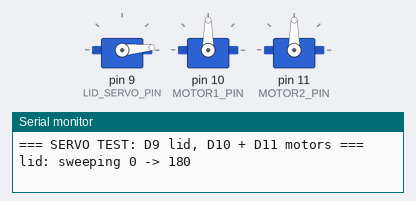
Bench run of a sketch on a simulated Arduino Uno, built with avr-gcc and run on an emulated ATmega328P. On the bench: 3 × servo, the last lines printed to the serial monitor.

Above: at 1.55 s.
At 2.15 s:
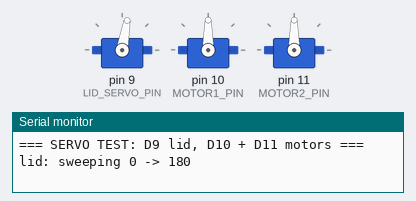
At 2.75 s:
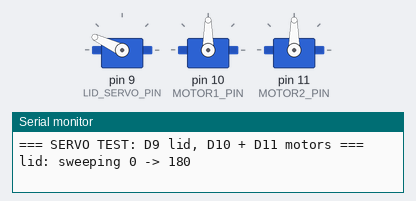
At 4.0 s:
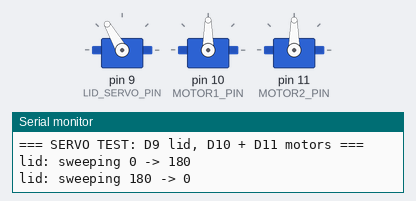
At 6.5 s:
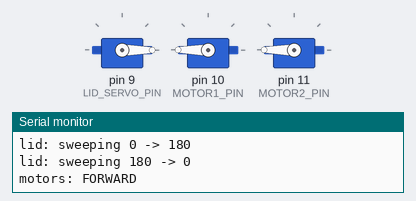
At 11.45 s:
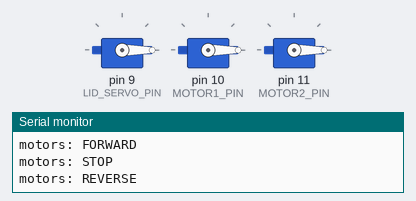
Timing chart, 0 to 17.7 s (numbered marks = the images above):
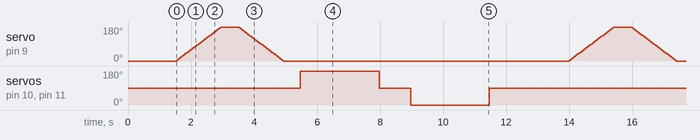

Measured:
- by itself, servo on pin 10 (MOTOR1_PIN), servo on pin 11 (MOTOR2_PIN): repeats every 12.5 s: 90° 1.0 s, 0° 2.5 s, 90° 6.5 s, 180° 2.5 s

The sketch:

ServoTest.ino
```cpp
/*
  Servo test
    Lid SG-90        : signal D9   (sweeps 0 -> 180 -> 0)
    Bag motor #1     : signal D10  (continuous-rotation MG996R)
    Bag motor #2     : signal D11  (continuous-rotation MG996R)

  MG996R 360: 90 = stop, 180 = one way, 0 = the other way.
  Watch the rig: the lid should sweep fully, and both motors should spin
  one way, stop, then reverse.
*/

#include <Servo.h>

const uint8_t LID_SERVO_PIN = 9;
const uint8_t MOTOR1_PIN    = 10;
const uint8_t MOTOR2_PIN    = 11;

const int MOTOR_STOP = 90;
const int MOTOR_FWD  = 180;
const int MOTOR_REV  = 0;

Servo lidServo;
Servo motor1;
Servo motor2;

void motorWrite(int angle) {
  motor1.write(angle);
  motor2.write(angle);
}

void setup() {
  Serial.begin(115200);
  delay(500);
  lidServo.attach(LID_SERVO_PIN);
  motor1.attach(MOTOR1_PIN);
  motor2.attach(MOTOR2_PIN);
  lidServo.write(0);
  motorWrite(MOTOR_STOP);
  Serial.println("=== SERVO TEST: D9 lid, D10 + D11 motors ===");
  delay(1000);
}

void sweepLid() {
  Serial.println("lid: sweeping 0 -> 180");
  for (int a = 0; a <= 180; a += 5) { lidServo.write(a); delay(40); }
  delay(500);
  Serial.println("lid: sweeping 180 -> 0");
  for (int a = 180; a >= 0; a -= 5) { lidServo.write(a); delay(40); }
  delay(500);
}

void spinMotors() {
  Serial.println("motors: FORWARD");
  motorWrite(MOTOR_FWD);
  delay(2500);
  Serial.println("motors: STOP");
  motorWrite(MOTOR_STOP);
  delay(1000);
  Serial.println("motors: REVERSE");
  motorWrite(MOTOR_REV);
  delay(2500);
  Serial.println("motors: STOP");
  motorWrite(MOTOR_STOP);
  delay(1000);
}

void loop() {
  sweepLid();
  spinMotors();
  Serial.println("--- cycle done ---");
  delay(1500);
}
```
